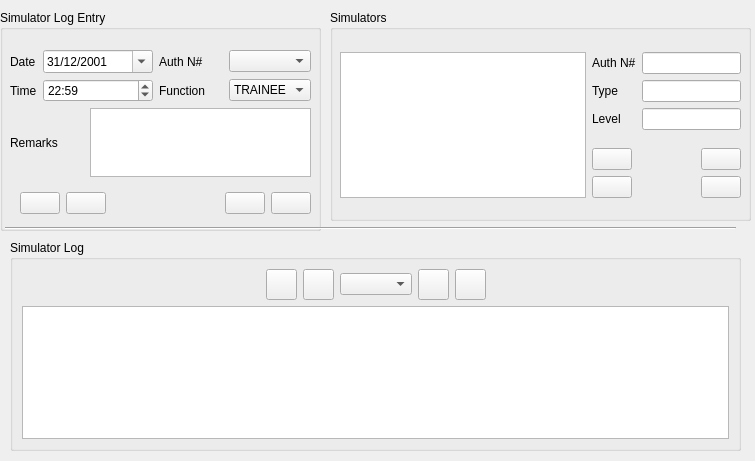
<?xml version="1.0" encoding="UTF-8"?>
<ui version="4.0">
 <class>simentryForm</class>
 <widget class="QWidget" name="simentryForm">
  <property name="windowModality">
   <enum>Qt::ApplicationModal</enum>
  </property>
  <property name="geometry">
   <rect>
    <x>0</x>
    <y>0</y>
    <width>755</width>
    <height>461</height>
   </rect>
  </property>
  <property name="windowTitle">
   <string>Form</string>
  </property>
  <widget class="QGroupBox" name="groupBox_simEntry">
   <property name="geometry">
    <rect>
     <x>0</x>
     <y>10</y>
     <width>321</width>
     <height>221</height>
    </rect>
   </property>
   <property name="title">
    <string>Simulator Log Entry</string>
   </property>
   <widget class="QWidget" name="layoutWidget">
    <property name="geometry">
     <rect>
      <x>10</x>
      <y>40</y>
      <width>301</width>
      <height>127</height>
     </rect>
    </property>
    <layout class="QGridLayout" name="gridLayout">
     <item row="0" column="0">
      <widget class="QLabel" name="sim_dateLabel">
       <property name="text">
        <string>Date</string>
       </property>
      </widget>
     </item>
     <item row="0" column="1" colspan="2">
      <widget class="QDateEdit" name="sim_dateEdit">
       <property name="displayFormat">
        <string>dd/MM/yyyy</string>
       </property>
       <property name="calendarPopup">
        <bool>true</bool>
       </property>
       <property name="timeSpec">
        <enum>Qt::UTC</enum>
       </property>
       <property name="date">
        <date>
         <year>2001</year>
         <month>12</month>
         <day>31</day>
        </date>
       </property>
      </widget>
     </item>
     <item row="0" column="3">
      <widget class="QLabel" name="sim_authorLabel">
       <property name="text">
        <string>Auth N#</string>
       </property>
      </widget>
     </item>
     <item row="0" column="4">
      <widget class="QComboBox" name="sim_authorCombo"/>
     </item>
     <item row="1" column="0">
      <widget class="QLabel" name="sim_timeLabel">
       <property name="text">
        <string>Time</string>
       </property>
      </widget>
     </item>
     <item row="1" column="3">
      <widget class="QLabel" name="sim_funcLabel">
       <property name="text">
        <string>Function</string>
       </property>
      </widget>
     </item>
     <item row="1" column="4">
      <widget class="QComboBox" name="sim_funcCombo">
       <item>
        <property name="text">
         <string>TRAINEE</string>
        </property>
       </item>
       <item>
        <property name="text">
         <string>SFI</string>
        </property>
       </item>
       <item>
        <property name="text">
         <string>SFE</string>
        </property>
       </item>
      </widget>
     </item>
     <item row="2" column="0" colspan="2">
      <widget class="QLabel" name="remarks_label">
       <property name="text">
        <string>Remarks</string>
       </property>
      </widget>
     </item>
     <item row="2" column="2" colspan="3">
      <widget class="QTextEdit" name="sim_remarksText"/>
     </item>
     <item row="1" column="1" colspan="2">
      <widget class="QTimeEdit" name="sim_timeEdit">
       <property name="buttonSymbols">
        <enum>QAbstractSpinBox::UpDownArrows</enum>
       </property>
       <property name="correctionMode">
        <enum>QAbstractSpinBox::CorrectToNearestValue</enum>
       </property>
       <property name="minimumTime">
        <time>
         <hour>0</hour>
         <minute>0</minute>
         <second>0</second>
        </time>
       </property>
       <property name="displayFormat">
        <string>hh:mm</string>
       </property>
       <property name="calendarPopup">
        <bool>false</bool>
       </property>
       <property name="time">
        <time>
         <hour>22</hour>
         <minute>59</minute>
         <second>59</second>
        </time>
       </property>
      </widget>
     </item>
    </layout>
   </widget>
   <widget class="QWidget" name="layoutWidget">
    <property name="geometry">
     <rect>
      <x>20</x>
      <y>180</y>
      <width>291</width>
      <height>27</height>
     </rect>
    </property>
    <layout class="QHBoxLayout" name="horizontalLayout_2">
     <item>
      <widget class="QPushButton" name="pushButton_new_2">
       <property name="text">
        <string/>
       </property>
       <property name="icon">
        <iconset>
         <normaloff>:/images/images/adept_install.png</normaloff>:/images/images/adept_install.png</iconset>
       </property>
      </widget>
     </item>
     <item>
      <widget class="QPushButton" name="pushButton_delete_2">
       <property name="text">
        <string/>
       </property>
       <property name="icon">
        <iconset>
         <normaloff>:/images/images/adept_purge.png</normaloff>:/images/images/adept_purge.png</iconset>
       </property>
      </widget>
     </item>
     <item>
      <spacer name="horizontalSpacer_5">
       <property name="orientation">
        <enum>Qt::Horizontal</enum>
       </property>
       <property name="sizeHint" stdset="0">
        <size>
         <width>40</width>
         <height>20</height>
        </size>
       </property>
      </spacer>
     </item>
     <item>
      <widget class="QPushButton" name="pushButton_revert_2">
       <property name="text">
        <string/>
       </property>
       <property name="icon">
        <iconset>
         <normaloff>:/images/images/button_cancel.png</normaloff>:/images/images/button_cancel.png</iconset>
       </property>
      </widget>
     </item>
     <item>
      <widget class="QPushButton" name="pushButton_submit_2">
       <property name="text">
        <string/>
       </property>
       <property name="icon">
        <iconset>
         <normaloff>:/images/images/button_ok.png</normaloff>:/images/images/button_ok.png</iconset>
       </property>
      </widget>
     </item>
    </layout>
   </widget>
  </widget>
  <widget class="QGroupBox" name="groupBox_simLog">
   <property name="geometry">
    <rect>
     <x>10</x>
     <y>240</y>
     <width>731</width>
     <height>211</height>
    </rect>
   </property>
   <property name="title">
    <string>Simulator Log</string>
   </property>
   <layout class="QVBoxLayout" name="verticalLayout">
    <item>
     <layout class="QHBoxLayout" name="horizontalLayout">
      <item>
       <spacer name="horizontalSpacer_3">
        <property name="orientation">
         <enum>Qt::Horizontal</enum>
        </property>
        <property name="sizeHint" stdset="0">
         <size>
          <width>40</width>
          <height>20</height>
         </size>
        </property>
       </spacer>
      </item>
      <item>
       <widget class="QPushButton" name="first_pb">
        <property name="sizePolicy">
         <sizepolicy hsizetype="Fixed" vsizetype="Fixed">
          <horstretch>31</horstretch>
          <verstretch>31</verstretch>
         </sizepolicy>
        </property>
        <property name="minimumSize">
         <size>
          <width>31</width>
          <height>31</height>
         </size>
        </property>
        <property name="maximumSize">
         <size>
          <width>31</width>
          <height>31</height>
         </size>
        </property>
        <property name="text">
         <string/>
        </property>
        <property name="icon">
         <iconset>
          <normaloff>:/images/images/go-first.png</normaloff>:/images/images/go-first.png</iconset>
        </property>
        <property name="iconSize">
         <size>
          <width>22</width>
          <height>22</height>
         </size>
        </property>
        <property name="flat">
         <bool>false</bool>
        </property>
       </widget>
      </item>
      <item>
       <widget class="QPushButton" name="prev_pb">
        <property name="sizePolicy">
         <sizepolicy hsizetype="Fixed" vsizetype="Fixed">
          <horstretch>31</horstretch>
          <verstretch>31</verstretch>
         </sizepolicy>
        </property>
        <property name="minimumSize">
         <size>
          <width>31</width>
          <height>31</height>
         </size>
        </property>
        <property name="maximumSize">
         <size>
          <width>31</width>
          <height>31</height>
         </size>
        </property>
        <property name="text">
         <string/>
        </property>
        <property name="icon">
         <iconset>
          <normaloff>:/images/images/go-previous.png</normaloff>:/images/images/go-previous.png</iconset>
        </property>
        <property name="iconSize">
         <size>
          <width>22</width>
          <height>22</height>
         </size>
        </property>
       </widget>
      </item>
      <item>
       <widget class="QComboBox" name="book_combo"/>
      </item>
      <item>
       <widget class="QPushButton" name="next_pb">
        <property name="sizePolicy">
         <sizepolicy hsizetype="Fixed" vsizetype="Fixed">
          <horstretch>31</horstretch>
          <verstretch>31</verstretch>
         </sizepolicy>
        </property>
        <property name="minimumSize">
         <size>
          <width>31</width>
          <height>31</height>
         </size>
        </property>
        <property name="maximumSize">
         <size>
          <width>31</width>
          <height>31</height>
         </size>
        </property>
        <property name="text">
         <string/>
        </property>
        <property name="icon">
         <iconset>
          <normaloff>:/images/images/go-next.png</normaloff>:/images/images/go-next.png</iconset>
        </property>
        <property name="iconSize">
         <size>
          <width>22</width>
          <height>22</height>
         </size>
        </property>
       </widget>
      </item>
      <item>
       <widget class="QPushButton" name="last_pb">
        <property name="sizePolicy">
         <sizepolicy hsizetype="Fixed" vsizetype="Fixed">
          <horstretch>31</horstretch>
          <verstretch>31</verstretch>
         </sizepolicy>
        </property>
        <property name="minimumSize">
         <size>
          <width>31</width>
          <height>31</height>
         </size>
        </property>
        <property name="maximumSize">
         <size>
          <width>31</width>
          <height>31</height>
         </size>
        </property>
        <property name="text">
         <string/>
        </property>
        <property name="icon">
         <iconset>
          <normaloff>:/images/images/go-last.png</normaloff>:/images/images/go-last.png</iconset>
        </property>
        <property name="iconSize">
         <size>
          <width>22</width>
          <height>22</height>
         </size>
        </property>
       </widget>
      </item>
      <item>
       <spacer name="horizontalSpacer_4">
        <property name="orientation">
         <enum>Qt::Horizontal</enum>
        </property>
        <property name="sizeHint" stdset="0">
         <size>
          <width>40</width>
          <height>20</height>
         </size>
        </property>
       </spacer>
      </item>
     </layout>
    </item>
    <item>
     <widget class="QTableView" name="sim_logView"/>
    </item>
   </layout>
  </widget>
  <widget class="Line" name="line">
   <property name="geometry">
    <rect>
     <x>5</x>
     <y>220</y>
     <width>731</width>
     <height>16</height>
    </rect>
   </property>
   <property name="orientation">
    <enum>Qt::Horizontal</enum>
   </property>
  </widget>
  <widget class="QGroupBox" name="groupBox">
   <property name="geometry">
    <rect>
     <x>330</x>
     <y>10</y>
     <width>421</width>
     <height>211</height>
    </rect>
   </property>
   <property name="title">
    <string>Simulators</string>
   </property>
   <widget class="QWidget" name="layoutWidget">
    <property name="geometry">
     <rect>
      <x>10</x>
      <y>30</y>
      <width>401</width>
      <height>171</height>
     </rect>
    </property>
    <layout class="QGridLayout" name="gridLayout_5">
     <item row="1" column="1">
      <layout class="QGridLayout" name="gridLayout_2">
       <item row="1" column="1">
        <widget class="QLineEdit" name="auth_lineEdit"/>
       </item>
       <item row="2" column="0">
        <widget class="QLabel" name="type_label">
         <property name="text">
          <string>Type</string>
         </property>
        </widget>
       </item>
       <item row="2" column="1">
        <widget class="QLineEdit" name="type_lineEdit"/>
       </item>
       <item row="3" column="0">
        <widget class="QLabel" name="level_label">
         <property name="text">
          <string>Level</string>
         </property>
        </widget>
       </item>
       <item row="3" column="1">
        <widget class="QLineEdit" name="level_lineEdit"/>
       </item>
       <item row="1" column="0">
        <widget class="QLabel" name="auth_label">
         <property name="text">
          <string>Auth N#</string>
         </property>
        </widget>
       </item>
      </layout>
     </item>
     <item row="2" column="1">
      <layout class="QGridLayout" name="gridLayout_4">
       <item row="0" column="0">
        <widget class="QPushButton" name="pushButton_new">
         <property name="text">
          <string/>
         </property>
         <property name="icon">
          <iconset>
           <normaloff>:/images/images/adept_install.png</normaloff>:/images/images/adept_install.png</iconset>
         </property>
        </widget>
       </item>
       <item row="0" column="1">
        <spacer name="horizontalSpacer">
         <property name="orientation">
          <enum>Qt::Horizontal</enum>
         </property>
         <property name="sizeHint" stdset="0">
          <size>
           <width>40</width>
           <height>20</height>
          </size>
         </property>
        </spacer>
       </item>
       <item row="0" column="2">
        <widget class="QPushButton" name="pushButton_delete">
         <property name="text">
          <string/>
         </property>
         <property name="icon">
          <iconset>
           <normaloff>:/images/images/adept_purge.png</normaloff>:/images/images/adept_purge.png</iconset>
         </property>
        </widget>
       </item>
       <item row="1" column="0">
        <widget class="QPushButton" name="pushButton_submit">
         <property name="text">
          <string/>
         </property>
         <property name="icon">
          <iconset>
           <normaloff>:/images/images/button_ok.png</normaloff>:/images/images/button_ok.png</iconset>
         </property>
        </widget>
       </item>
       <item row="1" column="1">
        <spacer name="horizontalSpacer_2">
         <property name="orientation">
          <enum>Qt::Horizontal</enum>
         </property>
         <property name="sizeHint" stdset="0">
          <size>
           <width>40</width>
           <height>20</height>
          </size>
         </property>
        </spacer>
       </item>
       <item row="1" column="2">
        <widget class="QPushButton" name="pushButton_revert">
         <property name="text">
          <string/>
         </property>
         <property name="icon">
          <iconset>
           <normaloff>:/images/images/button_cancel.png</normaloff>:/images/images/button_cancel.png</iconset>
         </property>
        </widget>
       </item>
      </layout>
     </item>
     <item row="1" column="0" rowspan="2">
      <widget class="QTableView" name="simulatorsTable"/>
     </item>
    </layout>
   </widget>
  </widget>
 </widget>
 <resources/>
 <connections/>
</ui>
